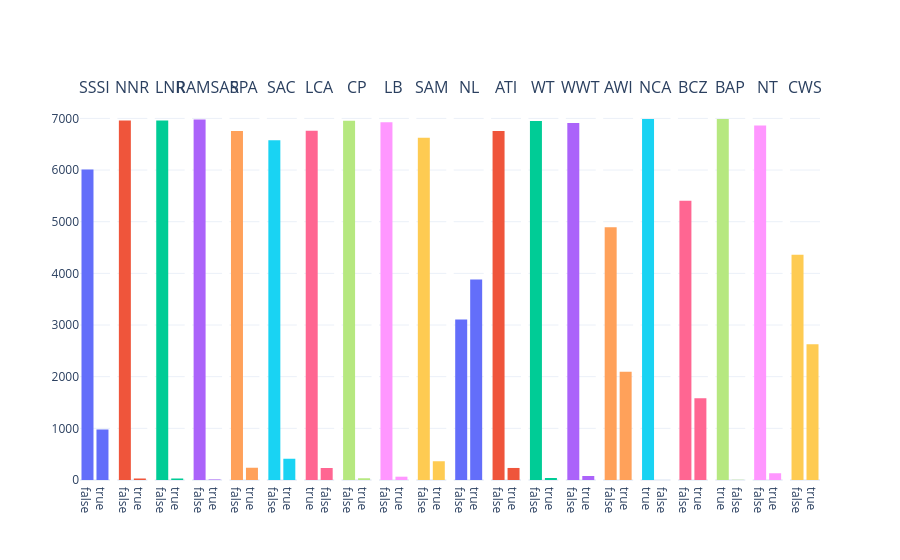

Write notebook code for a chart like this one.
### Markdown cell above
## Graphs for designation areas

### Code cell
# Show number of parcels in designation (true) and outside designation (false)
fig = make_subplots(rows=1, cols=20,subplot_titles=list(file_list.keys()),shared_yaxes=True) 
x=1

for file in file_list:
    fig.add_trace(go.Histogram(x = gdf_methodology[f"{file_list[file]['name']}_i"]),row = 1, col = x)
    # fig.update_yaxes(title_text=name, row=1, col=x)
    fig.update_layout(template = 'plotly_white',showlegend=False, bargap=0.2)
    x+=1

fig.show()

### Figure 1 — Plotly figure (JSON) as saved in the notebook; plotly's stock layout.template omitted (floating-point values rounded to 4 significant figures; data arrays with more than 128 entries replaced by an {"elided": "..."} marker saying what was removed)
{"data": [{"type": "histogram", "x": {"elided": "6990 bool values"}, "xaxis": "x", "yaxis": "y"}, {"type": "histogram", "x": {"elided": "6990 bool values"}, "xaxis": "x2", "yaxis": "y2"}, {"type": "histogram", "x": {"elided": "6990 bool values"}, "xaxis": "x3", "yaxis": "y3"}, {"type": "histogram", "x": {"elided": "6990 bool values"}, "xaxis": "x4", "yaxis": "y4"}, {"type": "histogram", "x": {"elided": "6990 bool values"}, "xaxis": "x5", "yaxis": "y5"}, {"type": "histogram", "x": {"elided": "6990 bool values"}, "xaxis": "x6", "yaxis": "y6"}, {"type": "histogram", "x": {"elided": "6990 bool values"}, "xaxis": "x7", "yaxis": "y7"}, {"type": "histogram", "x": {"elided": "6990 bool values"}, "xaxis": "x8", "yaxis": "y8"}, {"type": "histogram", "x": {"elided": "6990 bool values"}, "xaxis": "x9", "yaxis": "y9"}, {"type": "histogram", "x": {"elided": "6990 bool values"}, "xaxis": "x10", "yaxis": "y10"}, {"type": "histogram", "x": {"elided": "6990 bool values"}, "xaxis": "x11", "yaxis": "y11"}, {"type": "histogram", "x": {"elided": "6990 bool values"}, "xaxis": "x12", "yaxis": "y12"}, {"type": "histogram", "x": {"elided": "6990 bool values"}, "xaxis": "x13", "yaxis": "y13"}, {"type": "histogram", "x": {"elided": "6990 bool values"}, "xaxis": "x14", "yaxis": "y14"}, {"type": "histogram", "x": {"elided": "6990 bool values"}, "xaxis": "x15", "yaxis": "y15"}, {"type": "histogram", "x": {"elided": "6990 bool values"}, "xaxis": "x16", "yaxis": "y16"}, {"type": "histogram", "x": {"elided": "6990 bool values"}, "xaxis": "x17", "yaxis": "y17"}, {"type": "histogram", "x": {"elided": "6990 bool values"}, "xaxis": "x18", "yaxis": "y18"}, {"type": "histogram", "x": {"elided": "6990 bool values"}, "xaxis": "x19", "yaxis": "y19"}, {"type": "histogram", "x": {"elided": "6990 bool values"}, "xaxis": "x20", "yaxis": "y20"}], "layout": {"annotations": [{"font": {"size": 16}, "showarrow": false, "text": "SSSI", "x": 0.02025, "xanchor": "center", "xref": "paper", "y": 1, "yanchor": "bottom", "yref": "paper"}, {"font": {"size": 16}, "showarrow": false, "text": "NNR", "x": 0.07075, "xanchor": "center", "xref": "paper", "y": 1, "yanchor": "bottom", "yref": "paper"}, {"font": {"size": 16}, "showarrow": false, "text": "LNR", "x": 0.1213, "xanchor": "center", "xref": "paper", "y": 1, "yanchor": "bottom", "yref": "paper"}, {"font": {"size": 16}, "showarrow": false, "text": "RAMSAR", "x": 0.1718, "xanchor": "center", "xref": "paper", "y": 1, "yanchor": "bottom", "yref": "paper"}, {"font": {"size": 16}, "showarrow": false, "text": "SPA", "x": 0.2223, "xanchor": "center", "xref": "paper", "y": 1, "yanchor": "bottom", "yref": "paper"}, {"font": {"size": 16}, "showarrow": false, "text": "SAC", "x": 0.2727, "xanchor": "center", "xref": "paper", "y": 1, "yanchor": "bottom", "yref": "paper"}, {"font": {"size": 16}, "showarrow": false, "text": "LCA", "x": 0.3232, "xanchor": "center", "xref": "paper", "y": 1, "yanchor": "bottom", "yref": "paper"}, {"font": {"size": 16}, "showarrow": false, "text": "CP", "x": 0.3738, "xanchor": "center", "xref": "paper", "y": 1, "yanchor": "bottom", "yref": "paper"}, {"font": {"size": 16}, "showarrow": false, "text": "LB", "x": 0.4243, "xanchor": "center", "xref": "paper", "y": 1, "yanchor": "bottom", "yref": "paper"}, {"font": {"size": 16}, "showarrow": false, "text": "SAM", "x": 0.4748, "xanchor": "center", "xref": "paper", "y": 1, "yanchor": "bottom", "yref": "paper"}, {"font": {"size": 16}, "showarrow": false, "text": "NL", "x": 0.5252, "xanchor": "center", "xref": "paper", "y": 1, "yanchor": "bottom", "yref": "paper"}, {"font": {"size": 16}, "showarrow": false, "text": "ATI", "x": 0.5757, "xanchor": "center", "xref": "paper", "y": 1, "yanchor": "bottom", "yref": "paper"}, {"font": {"size": 16}, "showarrow": false, "text": "WT", "x": 0.6262, "xanchor": "center", "xref": "paper", "y": 1, "yanchor": "bottom", "yref": "paper"}, {"font": {"size": 16}, "showarrow": false, "text": "WWT", "x": 0.6767, "xanchor": "center", "xref": "paper", "y": 1, "yanchor": "bottom", "yref": "paper"}, {"font": {"size": 16}, "showarrow": false, "text": "AWI", "x": 0.7273, "xanchor": "center", "xref": "paper", "y": 1, "yanchor": "bottom", "yref": "paper"}, {"font": {"size": 16}, "showarrow": false, "text": "NCA", "x": 0.7778, "xanchor": "center", "xref": "paper", "y": 1, "yanchor": "bottom", "yref": "paper"}, {"font": {"size": 16}, "showarrow": false, "text": "BCZ", "x": 0.8283, "xanchor": "center", "xref": "paper", "y": 1, "yanchor": "bottom", "yref": "paper"}, {"font": {"size": 16}, "showarrow": false, "text": "BAP", "x": 0.8788, "xanchor": "center", "xref": "paper", "y": 1, "yanchor": "bottom", "yref": "paper"}, {"font": {"size": 16}, "showarrow": false, "text": "NT", "x": 0.9293, "xanchor": "center", "xref": "paper", "y": 1, "yanchor": "bottom", "yref": "paper"}, {"font": {"size": 16}, "showarrow": false, "text": "CWS", "x": 0.9798, "xanchor": "center", "xref": "paper", "y": 1, "yanchor": "bottom", "yref": "paper"}], "bargap": 0.2, "showlegend": false, "xaxis": {"anchor": "y", "domain": [0, 0.0405]}, "xaxis10": {"anchor": "y10", "domain": [0.4545, 0.495]}, "xaxis11": {"anchor": "y11", "domain": [0.505, 0.5455]}, "xaxis12": {"anchor": "y12", "domain": [0.5555, 0.596]}, "xaxis13": {"anchor": "y13", "domain": [0.606, 0.6465]}, "xaxis14": {"anchor": "y14", "domain": [0.6565, 0.697]}, "xaxis15": {"anchor": "y15", "domain": [0.707, 0.7475]}, "xaxis16": {"anchor": "y16", "domain": [0.7575, 0.798]}, "xaxis17": {"anchor": "y17", "domain": [0.808, 0.8485]}, "xaxis18": {"anchor": "y18", "domain": [0.8585, 0.899]}, "xaxis19": {"anchor": "y19", "domain": [0.909, 0.9495]}, "xaxis2": {"anchor": "y2", "domain": [0.0505, 0.091]}, "xaxis20": {"anchor": "y20", "domain": [0.9595, 1]}, "xaxis3": {"anchor": "y3", "domain": [0.101, 0.1415]}, "xaxis4": {"anchor": "y4", "domain": [0.1515, 0.192]}, "xaxis5": {"anchor": "y5", "domain": [0.202, 0.2425]}, "xaxis6": {"anchor": "y6", "domain": [0.2525, 0.293]}, "xaxis7": {"anchor": "y7", "domain": [0.303, 0.3435]}, "xaxis8": {"anchor": "y8", "domain": [0.3535, 0.394]}, "xaxis9": {"anchor": "y9", "domain": [0.404, 0.4445]}, "yaxis": {"anchor": "x", "domain": [0, 1]}, "yaxis10": {"anchor": "x10", "domain": [0, 1], "matches": "y", "showticklabels": false}, "yaxis11": {"anchor": "x11", "domain": [0, 1], "matches": "y", "showticklabels": false}, "yaxis12": {"anchor": "x12", "domain": [0, 1], "matches": "y", "showticklabels": false}, "yaxis13": {"anchor": "x13", "domain": [0, 1], "matches": "y", "showticklabels": false}, "yaxis14": {"anchor": "x14", "domain": [0, 1], "matches": "y", "showticklabels": false}, "yaxis15": {"anchor": "x15", "domain": [0, 1], "matches": "y", "showticklabels": false}, "yaxis16": {"anchor": "x16", "domain": [0, 1], "matches": "y", "showticklabels": false}, "yaxis17": {"anchor": "x17", "domain": [0, 1], "matches": "y", "showticklabels": false}, "yaxis18": {"anchor": "x18", "domain": [0, 1], "matches": "y", "showticklabels": false}, "yaxis19": {"anchor": "x19", "domain": [0, 1], "matches": "y", "showticklabels": false}, "yaxis2": {"anchor": "x2", "domain": [0, 1], "matches": "y", "showticklabels": false}, "yaxis20": {"anchor": "x20", "domain": [0, 1], "matches": "y", "showticklabels": false}, "yaxis3": {"anchor": "x3", "domain": [0, 1], "matches": "y", "showticklabels": false}, "yaxis4": {"anchor": "x4", "domain": [0, 1], "matches": "y", "showticklabels": false}, "yaxis5": {"anchor": "x5", "domain": [0, 1], "matches": "y", "showticklabels": false}, "yaxis6": {"anchor": "x6", "domain": [0, 1], "matches": "y", "showticklabels": false}, "yaxis7": {"anchor": "x7", "domain": [0, 1], "matches": "y", "showticklabels": false}, "yaxis8": {"anchor": "x8", "domain": [0, 1], "matches": "y", "showticklabels": false}, "yaxis9": {"anchor": "x9", "domain": [0, 1], "matches": "y", "showticklabels": false}}}
